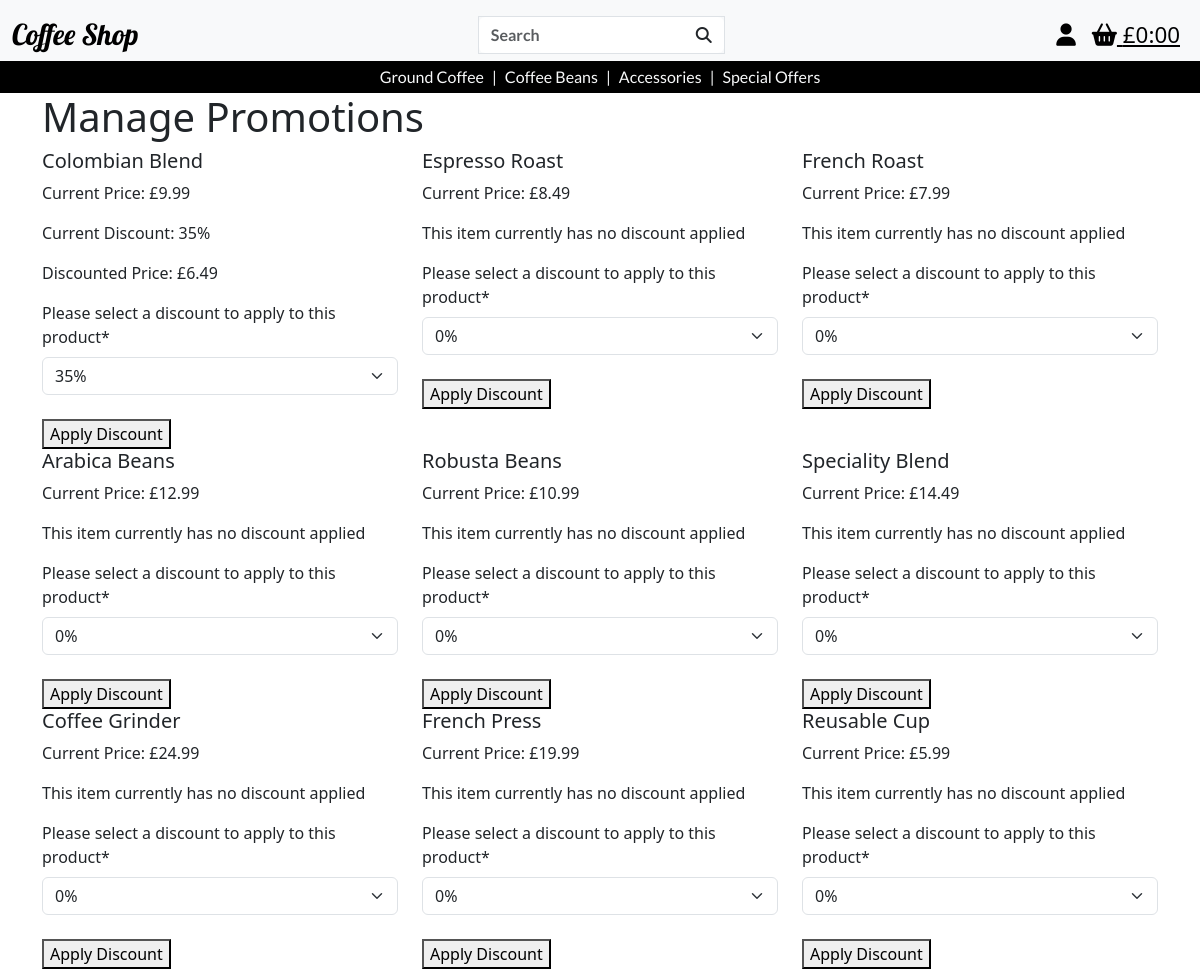
The page /promotions/ (signed in) on the database as committed earlier.
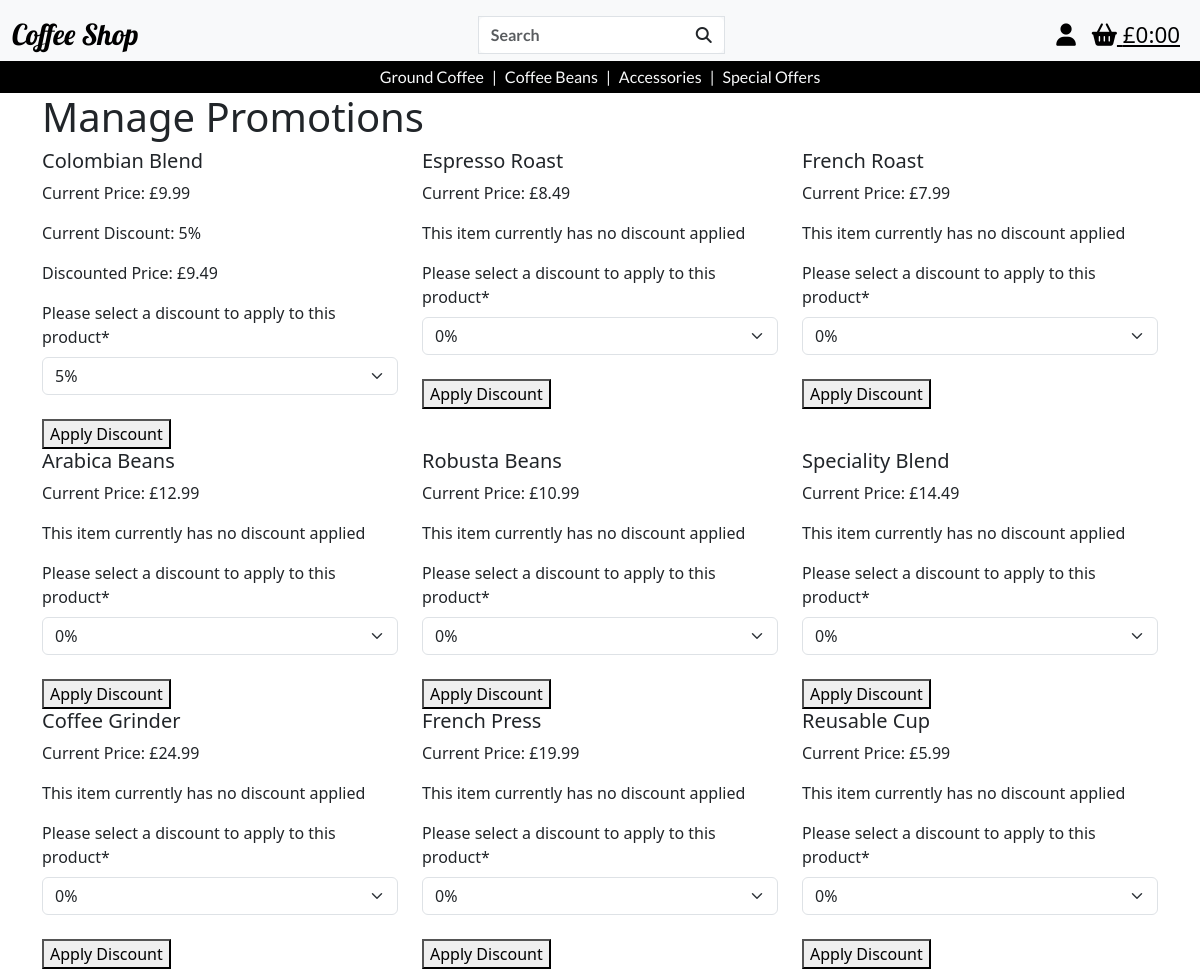
The same page on the database as committed later.
### products/models.py (models this page shows, shortened)
class Product(models.Model):
    category = models.ForeignKey(
        'Category', null=True, blank=True, on_delete=models.SET_NULL)
    sku = models.CharField(max_length=254, null=True, blank=True)
    product_name = models.CharField(max_length=254)
    description = models.TextField()
    price = models.DecimalField(max_digits=6, decimal_places=2)
    image_url = models.URLField(max_length=1024, null=True, blank=True)
    image = models.ImageField(null=True, blank=True)

### promotions/models.py (models this page shows, shortened)
class Discount(models.Model):
    product = models.OneToOneField(Product, on_delete=models.CASCADE, related_name='discount', primary_key=True)
    percentage = models.PositiveIntegerField(validators=[MaxValueValidator(50)])
    def apply_discount(self, price):
        discounted_price = price - (price * self.percentage / 100)
        return round(discounted_price, 2)

### promotions/views.py (the view)
# urls.py: path('', views.manage_promotions, name='manage_promotions'),
@login_required
def manage_promotions(request):
    if request.method == "POST":
        product_id = request.POST.get('product_id')
        discount_percentage = request.POST.get('percentage')
        product = get_object_or_404(Product, pk=product_id)
        if int(discount_percentage) == 0:
            Discount.objects.filter(product=product).delete()
        else:
            Discount.objects.update_or_create(
                product=product,
                defaults={'percentage': int(discount_percentage)}
            )
        return redirect('manage_promotions')
    else:
        products = Product.objects.all()
        discounts = {}
        for discount in Discount.objects.all():
            discounts[discount.product_id] = discount
        product_data = []
        for product in products:
            discount = discounts.get(product.id)
            form = DiscountForm(instance=discount)
            discounted_price = (
                discount.apply_discount(product.price) if discount else None
            )
            product_data.append({
                'product': product,
                'form': form,
                'discounted_price': discounted_price,
            })
        context = {'product_data': product_data}
        return render(request, 'promotions/manage_promotions.html', context)

### bag/contexts.py (called while the page is built, shortened)
def bag_contents(request):
    bag_items = []
    total = 0
    product_count = 0
    bag = request.session.get('bag', {})
    if total < settings.FREE_DELIVERY_THRESHOLD:
        delivery = total * Decimal(settings.STANDARD_DELIVERY_PERCENTAGE / 100)
        free_delivery_delta = settings.FREE_DELIVERY_THRESHOLD - total
    else:
        delivery = 0
        free_delivery_delta = 0
    grand_total = delivery + total
    context = {
        'bag_items' : bag_items,
        'total' : total,
        'product_count' : product_count,
        'delivery': delivery,
        'free_delivery_delta' : free_delivery_delta,
        'free_delivery_threshold' : settings.FREE_DELIVERY_THRESHOLD,
        'grand_total' : grand_total,
    }
    return context

### promotions/templates/promotions/manage_promotions.html (shortened to what this page needs)
{% extends 'base.html' %}
{% block content %}
<div class="container">
    <h1>Manage Promotions</h1>
    <div class="row">
        {% for item in product_data %}
            <div class="col-md-4">
                <div class="">
                        <h5 class="">{{ item.product.product_name }}</h5>
                        <p>Current Price: £{{ item.product.price }}</p>
                        {% if item.discounted_price %}
                            <p>Current Discount: {{ item.product.discount.percentage }}%</p>
                            <p>Discounted Price: £{{ item.discounted_price }}</p>
                        {% else %}
                            <p>This item currently has no discount applied</p>
                        {% endif %}
                        <form method="post">
                            {{ item.form|crispy }}
                            <button type="submit" class="mt-2">Apply Discount</button>
                        </form>
                </div>
            </div>
        {% endfor %}
    </div>
</div>
{% endblock %}

Rows that differ between the two databases and show on the page:
changed through a linked row, Product "Colombian Blend": product.discount.percentage "35" → "5"; discounted_price "6.49" → "9.49"; percentage "35%" → "5%"
